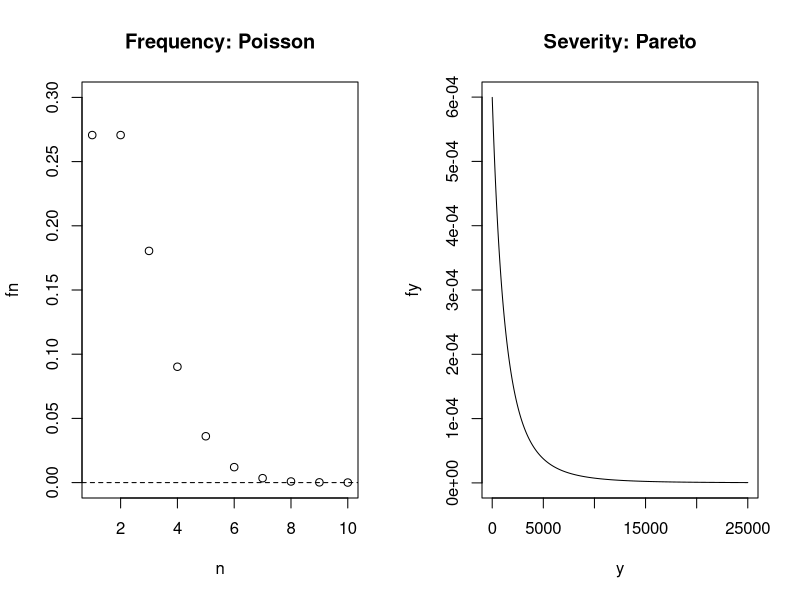
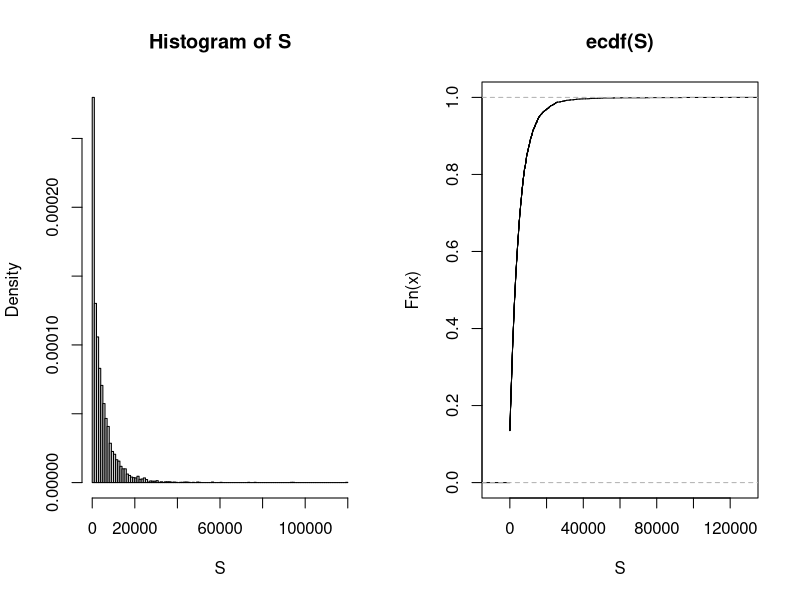
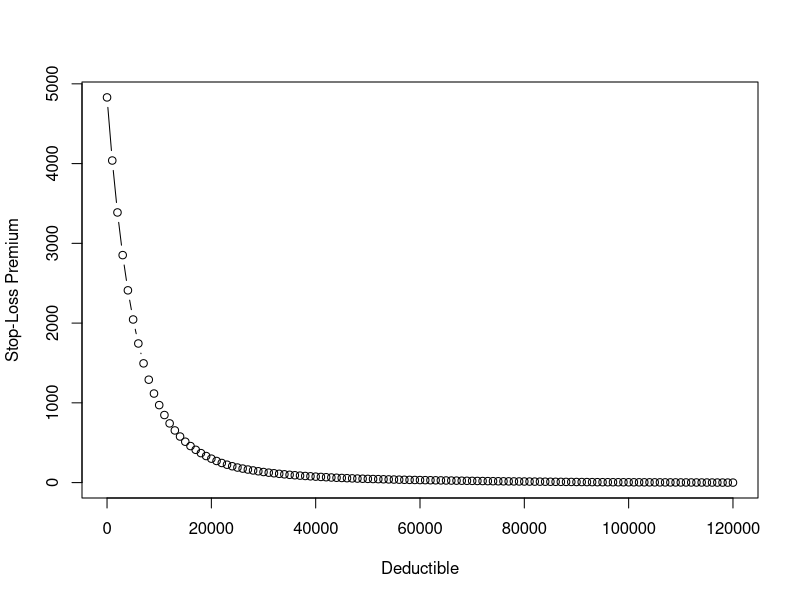

Write the R code that produced these figures, in order.

# Collective Risk Model: without coverage modifications
# S = Y_1 + \cdots + Y_N
# Assume N ~ Poison(lambda=2) and Y ~ Weibull(alpha=3,theta=5000)

# set parameters
lambda = 2
alpha = 3
theta = 5000
# show frequency and severity distributions
par(mfrow=c(1,2))
n <- 1:10
fn <- dpois(1:10,lambda)
plot(n,fn,ylim=c(0,0.3),main="Frequency: Poisson")
abline(h=0,lty=2)
y <- seq(1,25000,1)
fy <- alpha*theta^alpha/(y+theta)^(alpha+1)
plot(y,fy,type="l",main="Severity: Pareto")


# set sample size for the simulation
set.seed(123)
size = 5000
S <- rep(NA,size)
N <- rpois(size,lambda)
for (i in 1:size){
  uu <- runif(N[i])
  Y <- theta*((1-uu)^(-1/alpha)-1)
  S[i] <- sum(Y)
}

# show distribution of aggregate loss S
par(mfrow=c(1,2))
hist(S,freq=F,breaks=100)
plot(ecdf(S),xlab="S")

# applications
# 1) find descriptive statistics
mean(S)                             # sample mean
sd(S)                               # sample standard deviation
quantile(S,prob=c(0.05,0.5,0.95))   # percentiles

# 2) calculate cdf function
sum((S==0))/size                    # Pr(S=0)
sum(S<=mean(S))/size                # Pr(S<=E(S))
sum(S>mean(S))/size                 # Pr(S>E(S))

# 3) calculate risk measures
VaR = quantile(S,prob=0.99)         # significance level = 0.01
CTE = sum(S*(S>VaR))/sum((S>VaR))
rm = c(VaR,CTE)
names(rm) = c("VaR","CTE")
print(rm)

# 4) pricing stop-loss insurance
# set deductible
par(mfrow=c(1,1))
d = seq(0,120000,1000)
price = rep(NA,length(d))
for (i in 1:length(d)){
price[i] = sum((S-d[i])*(S>d[i]))/size
}
plot(d,price,xlab="Deductible",ylab="Stop-Loss Premium",type="b")



